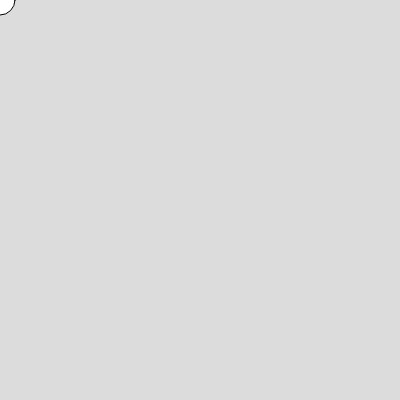
Frame 1 (no input)
Frame 60 (no input): identical to frame 1, image omitted
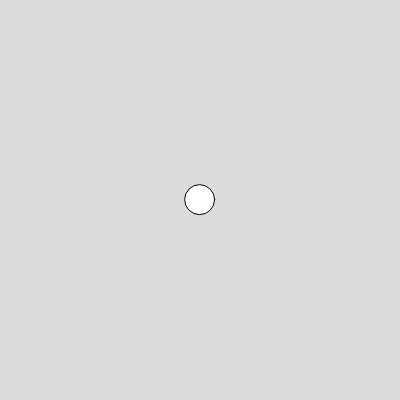
Frame 120 (the mouse pressed at the canvas centre since frame 60)

The p5.js sketch that drew these frames (run headless with seeded random() and noise() and a simulated clock; from frame 60 on, the mouse is pressed at the canvas centre):

// p5.js sketch
// ── sketch.js
let x = 0;
let y = 0;

function setup() {
  createCanvas(400, 400);
}

function draw() {
  background(220);
  x = lerp(x, mouseX, 0.10); // 10%
  y = lerp(y, mouseY, 0.10); // 10%
  circle(x, y, 30);
}
